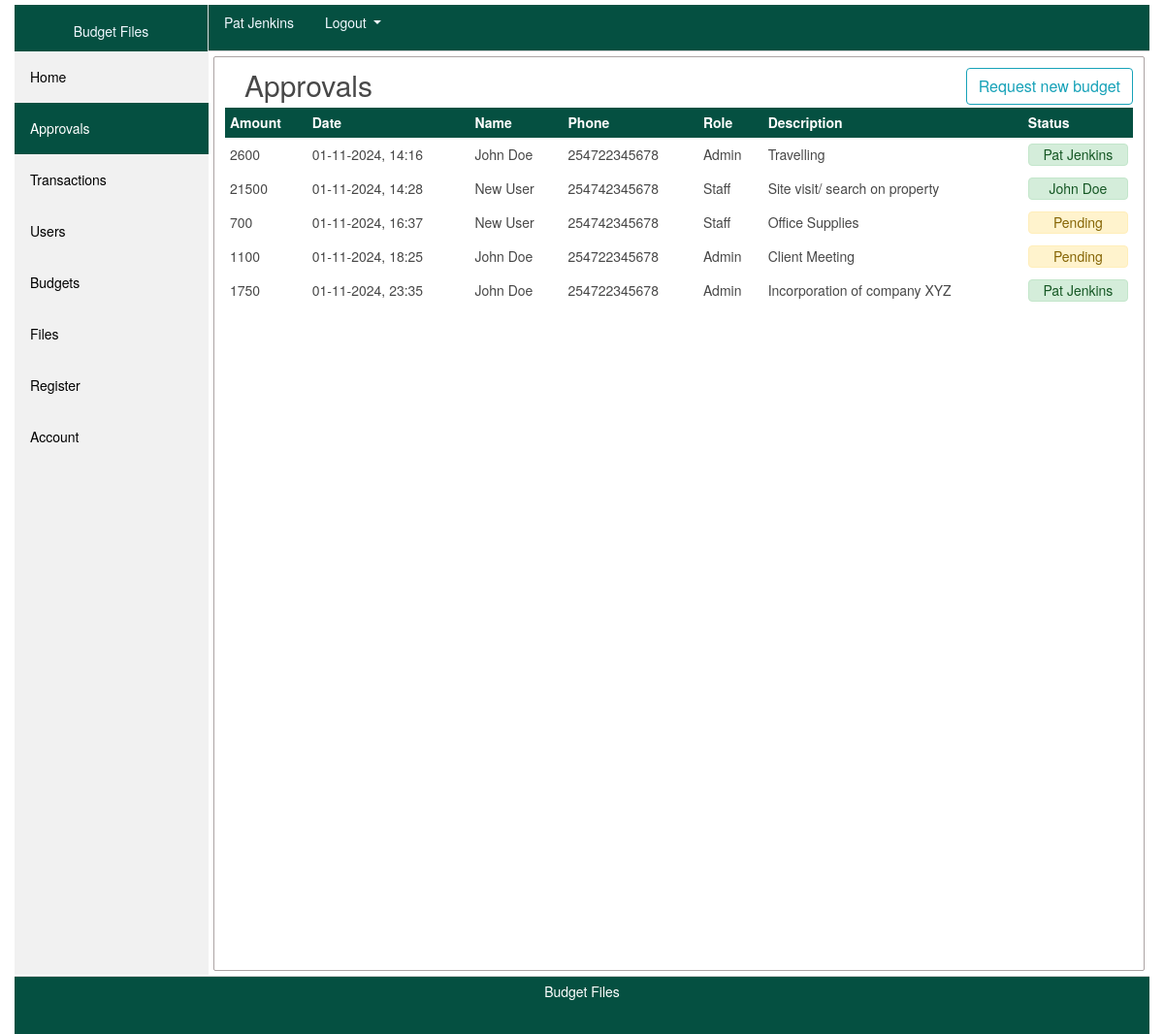
/approvals (signed in), run on the app's committed database.
### app/models/users.py (models this page shows, shortened)
class Users(db.Model, UserMixin):
    __tablename__ = 'users_table'
    id = db.Column(db.Integer, primary_key=True)
    name = db.Column(db.String(200), nullable=False)
    email = db.Column(db.String(200), unique=True, nullable=False)
    phone = db.Column(db.String(20),  unique=True, nullable=False)
    role = db.Column(db.String(20), nullable=False)
    password = db.Column(db.String(60), nullable=False)
    date = db.Column(db.DateTime(), nullable=False, default=datetime.now)
    transactions = db.relationship('Transaction', backref='phone', lazy=True) # transaction.phone // Users(current user)
    budgets = db.relationship('Budget', backref='phone', lazy=True) # budget.phone // Users(current user)

### app/models/budget.py (models this page shows, shortened)
class Budget(db.Model):
    __tablename__ = 'budgets_table'
    id = db.Column(db.Integer, primary_key=True, autoincrement=True)
    budget_id = db.Column(db.String(200), nullable=False)
    amount = db.Column(db.Integer, nullable=False)
    date = db.Column(db.DateTime, nullable=False, default=datetime.now)
    purpose = db.Column(db.String(2000), nullable=False)
    bdgt_name = db.Column(db.String(100), nullable=False)
    status = db.Column(db.Integer, nullable=False, default=0)
    approved_by = db.Column(db.String(200), nullable=False, default='0')
    user_id = db.Column(db.Integer, db.ForeignKey(users.Users.id), nullable=False)
    transactions = db.relationship('Transaction', backref='budget_id', lazy=True)

### app/views/budget/routes.py (the view)
@budgetz.route('/approvals')
@login_required
def approvals():
    budgets = Budget.query.filter(Budget.user_id != current_user.id).all()
    return render_template('approvals.html', page='approvals', title='Approvals', budgets=budgets)

### app/models/users.py (called while the page is built)
@login_manager.user_loader
def load_user(user_id):
    return Users.query.get(int(user_id))

### app/templates/approvals.html
{% extends "page_template.html" %}
{% block contents %}
    <div class="content">
        <section class="places">
            <div style="float: left;">
                <h1>Approvals</h1>
            </div>
            <div style="overflow: hidden; float: right;">
                <a href="{{ url_for('budgetz.create_budget') }}" style="text-decoration: none;">
                    <button type="button" class="btn btn-outline-info">
                        Request new budget
                    </button>
                </a>
            </div>
            <table id="users_table" class="display" style="width:100%">
                <thead style="background: #055041; color: #FFFFFF">
                    <th style="padding: 5px;">Amount</th>
                    <th style="padding: 5px;">Date</th>
                    <th style="padding: 5px;">Name</th>
                    <th style="padding: 5px;">Phone</th>
                    <th style="padding: 5px;">Role</th>
                    <th style="padding: 5px;">Description</th>
                    <th style="padding: 5px;">Status</th>
                </thead>
                <tbody>
                    {% if budgets %}
                        {% for budget in budgets %}
                                <tr class="approvals_row">
                                    <td style="padding: 5px;"><a href="{{ url_for('budgetz.view_budget', budget_id=budget.id) }}" style="text-decoration: none; color: inherit;">{{ budget.amount }}</a></td>
                                    <td style="padding: 5px;">{{ budget.date.strftime('%d-%m-%Y, %H:%M') }}</td>
                                    <td style="padding: 5px;">{{ budget.phone.name }}</td>
                                    <td style="padding: 5px;">{{ budget.phone.phone }}</td>
                                    <td style="padding: 5px;">{{ budget.phone.role }}</td>
                                    <td style="padding: 5px;">{{ budget.bdgt_name }}</td>
                                    {% if budget.status == 0 %}
                                        {% if page == 'approvals' %}
                                            <td style="padding: 5px;" class="text-center"> <div style="padding: 0; margin: 1px auto;" class="alert alert alert-warning alert-heading" role="alert"> Pending </div> </td>
                                        {% else %}
                                            <td>no data</td>
                                        {% endif %}
                                    {% elif budget.status == 1 %}
                                        <td style="padding: 5px;" class="text-center"> <div style="padding: 0; margin: 1px auto;" class="alert alert alert-success alert-heading" role="alert"> {{ budget.approved_by }} </div> </td>
                                    {% elif budget.status == 2 %}
                                        <td style="padding: 5px;" class="text-center"> <div style="padding: 0; margin: 1px auto;" class="alert alert alert-danger alert-heading" role="alert"> {{ budget.approved_by }} </div> </td>
                                    {% endif %}
                                </tr>
                        {% endfor %}
                    {% endif %}
                </tbody>
            </table>
        </section>
    </div>
{% endblock contents %}

### app/templates/header.html (shortened to what this page needs)
<header>
    <div class="user">
        {% if current_user.is_authenticated %}
            <nav class="nav">
                <a class="nav-link disabled" style="color: aliceblue;" href="#">{{ current_user.name }}</a>
                <div class="dropdown show">
                    <a class="dropdown-toggle nav-link active" style="color: aliceblue;" href="#" role="button" id="dropdownMenuLink" data-toggle="dropdown" aria-haspopup="true" aria-expanded="false">
                        Logout
                    </a>
                  </div>
            </nav>
        {% else %}
            <nav class="nav">
                <a class="nav-link disabled" style="color: aliceblue;" href="{{ url_for('login') }}">Log In</a>
                <a class="nav-link active" style="color: aliceblue;" href="{{ url_for('users.register') }}">Register</a>
            </nav>
        {% endif %}
    </div>
</header>

### app/static/4-common.css (style rules this page uses)
body { margin:0px; padding:0px; color: #484848; font-size: 14px; font-family: Circular,"Helvetica Neue",Helvetica,Arial,sans-serif; }

### app/static/3-header.css (style rules this page uses)
header { margin-left: 200px; background-color: #055041; height: 48px; border-bottom: 1px solid #CCCCCC; }

### app/static/6-filters.css (style rules this page uses)
div.content { margin: 5px 5px 5px 205px; padding: 1px 1px; height: 943px; border: 1px solid #aca4a4; border-radius: 2px; }

### app/static/100-places.css (style rules this page uses)
.places { padding: 10px; }
.user { margin-top: 5px; margin-bottom: 5px; }
h1 { display: block; width: 95%; display: block; margin-top: 0px; margin-left: 20px; margin-bottom: 5px; font-size: 30px; }

### app/templates/page_template.html (style rules this page uses)
body { margin:0px; padding:0px; color: #484848; font-size: 14px; font-family: Circular,"Helvetica Neue",Helvetica,Arial,sans-serif; }

### data on the page
Users: name "Pat Jenkins"
Budget: amount "2600", date "01-11-2024, 14:16", phone.name "John Doe", phone.phone "254722345678", phone.role "Admin", bdgt_name "Travelling", approved_by "Pat Jenkins"
Budget: amount "21500", date "01-11-2024, 14:28", phone.name "New User", phone.phone "254742345678", phone.role "Staff", bdgt_name "Site visit/ search on property", approved_by "John Doe"
Budget: amount "700", date "01-11-2024, 16:37", phone.name "New User", phone.phone "254742345678", phone.role "Staff", bdgt_name "Office Supplies", status "Pending"
Budget: amount "1100", date "01-11-2024, 18:25", phone.name "John Doe", phone.phone "254722345678", phone.role "Admin", bdgt_name "Client Meeting", status "Pending"
Budget: amount "1750", date "01-11-2024, 23:35", phone.name "John Doe", phone.phone "254722345678", phone.role "Admin", bdgt_name "Incorporation of company XYZ", approved_by "Pat Jenkins"
